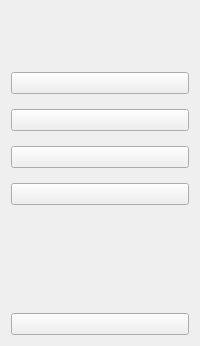
     <widget class="QWidget" name="icon_only_Widget" native="true">
      <property name="styleSheet">
       <string notr="true"/>
      </property>
      <layout class="QVBoxLayout" name="verticalLayout_3">
       <item>
        <layout class="QHBoxLayout" name="horizontalLayout_3">
         <item>
          <widget class="QLabel" name="label">
           <property name="minimumSize">
            <size>
             <width>40</width>
             <height>40</height>
            </size>
           </property>
           <property name="maximumSize">
            <size>
             <width>40</width>
             <height>40</height>
            </size>
           </property>
           <property name="text">
            <string/>
           </property>
           <property name="pixmap">
            <pixmap resource="resource.qrc">:/icon/big_icon.png</pixmap>
           </property>
           <property name="scaledContents">
            <bool>true</bool>
           </property>
          </widget>
         </item>
        </layout>
       </item>
       <item>
        <layout class="QVBoxLayout" name="verticalLayout">
         <property name="spacing">
          <number>15</number>
         </property>
         <property name="topMargin">
          <number>15</number>
         </property>
         <item>
          <widget class="QPushButton" name="quanlichiteu_Btn1">
           <property name="cursor">
            <cursorShape>PointingHandCursor</cursorShape>
           </property>
           <property name="text">
            <string/>
           </property>
           <property name="icon">
            <iconset resource="resource.qrc">
             <normaloff>:/icon/quanlychitieu_white.png</normaloff>
             <normalon>:/icon/quanlychitieu_blue.png</normalon>:/icon/quanlychitieu_white.png</iconset>
           </property>
           <property name="iconSize">
            <size>
             <width>25</width>
             <height>25</height>
            </size>
           </property>
           <property name="checkable">
            <bool>true</bool>
           </property>
           <property name="autoExclusive">
            <bool>true</bool>
           </property>
          </widget>
         </item>
         <item>
          <widget class="QPushButton" name="phantichchiteu_Btn1">
           <property name="cursor">
            <cursorShape>PointingHandCursor</cursorShape>
           </property>
           <property name="text">
            <string/>
           </property>
           <property name="icon">
            <iconset resource="resource.qrc">
             <normaloff>:/icon/growth_white.png</normaloff>
             <normalon>:/icon/growth_blue.png</normalon>:/icon/growth_white.png</iconset>
           </property>
           <property name="iconSize">
            <size>
             <width>25</width>
             <height>25</height>
            </size>
           </property>
           <property name="checkable">
            <bool>true</bool>
           </property>
           <property name="autoExclusive">
            <bool>true</bool>
           </property>
          </widget>
         </item>
         <item>
          <widget class="QPushButton" name="goiytietkiem_Btn1">
           <property name="cursor">
            <cursorShape>PointingHandCursor</cursorShape>
           </property>
           <property name="text">
            <string/>
           </property>
           <property name="icon">
            <iconset resource="resource.qrc">
             <normaloff>:/icon/idea_white.png</normaloff>
             <normalon>:/icon/idea_blue.png</normalon>:/icon/idea_white.png</iconset>
           </property>
           <property name="iconSize">
            <size>
             <width>25</width>
             <height>25</height>
            </size>
           </property>
           <property name="checkable">
            <bool>true</bool>
           </property>
           <property name="autoExclusive">
            <bool>true</bool>
           </property>
          </widget>
         </item>
         <item>
          <widget class="QPushButton" name="setting_Btn1">
           <property name="cursor">
            <cursorShape>PointingHandCursor</cursorShape>
           </property>
           <property name="text">
            <string/>
           </property>
           <property name="icon">
            <iconset resource="resource.qrc">
             <normaloff>:/icon/settings_white.png</normaloff>
             <normalon>:/icon/settings.png</normalon>:/icon/settings_white.png</iconset>
           </property>
           <property name="iconSize">
            <size>
             <width>25</width>
             <height>25</height>
            </size>
           </property>
           <property name="checkable">
            <bool>true</bool>
           </property>
           <property name="autoExclusive">
            <bool>true</bool>
           </property>
          </widget>
         </item>
        </layout>
       </item>
       <item>
        <spacer name="verticalSpacer">
         <property name="orientation">
          <enum>Qt::Vertical</enum>
         </property>
         <property name="sizeHint" stdset="0">
          <size>
           <width>20</width>
           <height>102</height>
          </size>
         </property>
        </spacer>
       </item>
       <item>
        <widget class="QPushButton" name="close_Btn1">
         <property name="cursor">
          <cursorShape>PointingHandCursor</cursorShape>
         </property>
         <property name="text">
          <string/>
         </property>
         <property name="icon">
          <iconset resource="resource.qrc">
           <normaloff>:/icon/close_white.png</normaloff>:/icon/close_white.png</iconset>
         </property>
         <property name="iconSize">
          <size>
           <width>25</width>
           <height>25</height>
          </size>
         </property>
         <property name="checkable">
          <bool>true</bool>
         </property>
        </widget>
       </item>
      </layout>
     </widget>
